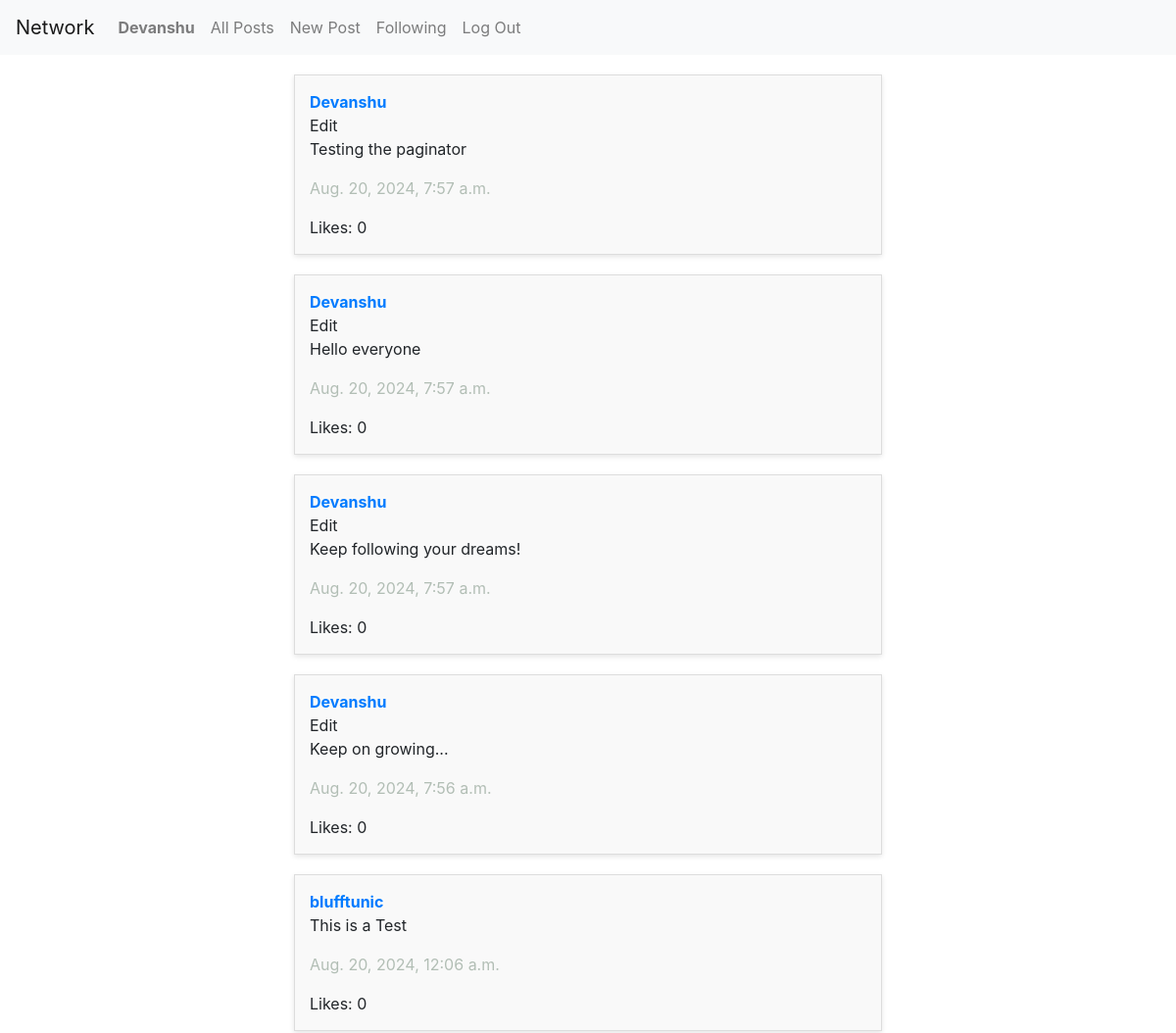
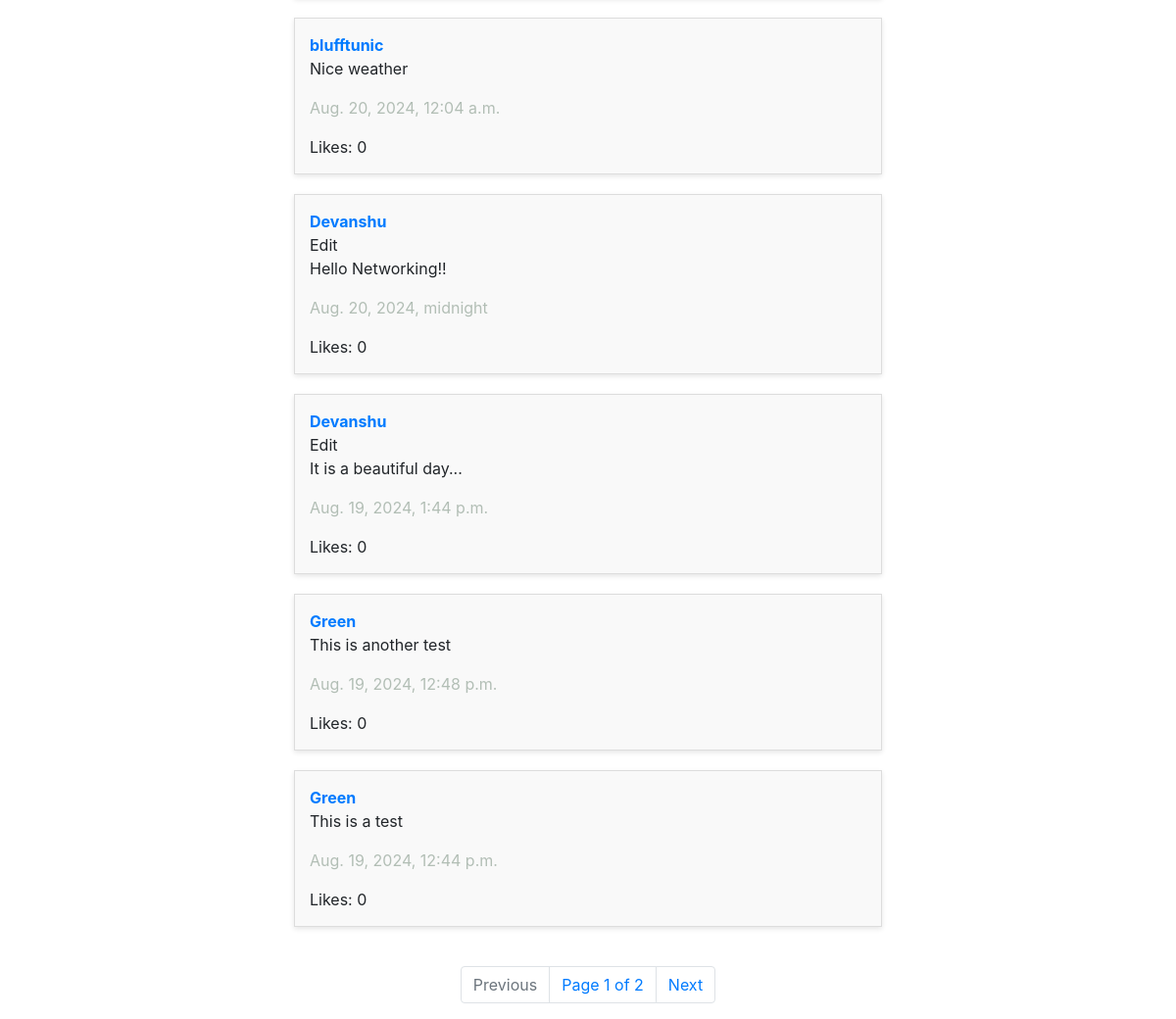
/ (signed in), run on the app's committed database (2 pictures, top to bottom).
### network/models.py (models this page shows, shortened)
class User(AbstractUser):
    followers = models.IntegerField(blank=True, null=True)
    following = models.IntegerField(blank=True, null=True)

class Post(models.Model):
    user = models.ForeignKey(User, on_delete=models.CASCADE, related_name="userpost")
    text = models.TextField()
    likes = models.IntegerField(blank=True, null=True)
    timestamp = models.DateTimeField(auto_now_add=True)

### network/views.py (the view)
# urls.py: path("", views.index, name="index"),
def index(request):
    posts = Post.objects.all().order_by('-id')
    p = Paginator(posts, 10)
    page_number = request.GET.get('page')
    page_obj = p.get_page(page_number)
    try:
        page_obj = p.get_page(page_number)
    except PageNotAnInteger:
        page_obj = p.page(1)
    except EmptyPage:
        page_obj = p.page(p.num_pages)
    return render(request, "network/index.html", {
        "posts":page_obj,
        "page_obj":page_obj
    })

### network/templates/network/index.html
{% extends "network/layout.html" %}
{% block body %}
    <div id="posts">
        {% for post in page_obj %}
            <div id="post">
                <a href="{% url 'profile_page' user_id=post.user.id %}" id="user"><strong>{{ post.user }}</strong></a>
                <br>
                {% if post.user == request.user %}
                    <a>Edit</a>
                {% endif %}
                <p>{{ post.text }}</p>
                <p id="timestamp">{{ post.timestamp }}</p>
                Likes: {{ post.likes }}
            </div>
        {% endfor %}
    </div>
    <nav class="Page-navigation">
        <ul class="pagination">
            {% if page_obj.has_previous %}
                <li class="page-item">
                    <a class="page-link" href="?page={{ page_obj.previous_page_number }}" tabindex="-1">Previous</a>
                </li>
            {% else %}
                <li class="page-item disabled">
                    <a class="page-link" tabindex="-1" aria-disabled="true">Previous</a>
                </li>
            {% endif %}
            <li class="page-link">Page {{ page_obj.number }} of {{ page_obj.paginator.num_pages }}</li>
            {% if page_obj.has_next %}
                <li class="page-item">
                    <a class="page-link" href="?page={{ page_obj.next_page_number }}">Next</a>
                </li>
            {% else %}
                <li class="page-item disabled">
                    <a class="page-link" aria-disabled="true">Next</a>
                </li>
            {% endif %}
        </ul>
    </nav>
{% endblock %}

### network/templates/network/layout.html (shortened to what this page needs)
{% load static %}
<!DOCTYPE html>
<html lang="en">
    <head>
        <link rel="stylesheet" href="https://stackpath.bootstrapcdn.com/bootstrap/4.4.1/css/bootstrap.min.css">
        <link href="{% static 'network/styles.css' %}" rel="stylesheet">
    </head>
    <body>
        <nav class="navbar navbar-expand-lg navbar-light bg-light">
            <a class="navbar-brand" href="{% url 'index' %}">Network</a>
            <div>
              <ul class="navbar-nav mr-auto">
                {% if user.is_authenticated %}
                    <li class="nav-item">
                        <a class="nav-link" href="{% url 'profile_page' user_id=user.id %}"><strong>{{ user.username }}</strong></a>
                    </li>
                {% endif %}
                <li class="nav-item">
                  <a class="nav-link" href="{% url 'index' %}" id="allposts">All Posts</a>
                </li>
                {% if user.is_authenticated %}
                    <li class="nav-item">
                        <a class="nav-link" href="{% url 'new_post' %}" id="newpost">New Post</a>
                    </li>
                    <li class="nav-item">
                        <a class="nav-link" href="#">Following</a>
                    </li>
                    <li class="nav-item">
                        <a class="nav-link" href="{% url 'logout' %}">Log Out</a>
                    </li>
                {% endif %}
              </ul>
            </div>
          </nav>
        <div class="body">
            {% block body %}
            {% endblock %}
        </div>
    </body>
</html>

### network/static/network/styles.css (style rules this page uses)
body { background-image: url("https://images.pexels.com/photos/531880/pexels-photo-531880.jpeg?auto=compress&cs=tinysrgb&w=600https://images.pexels.com/photos/956999/milky-way-starry-sky-night-sky-star-956999.jpeg?auto=compress&cs=tinysrgb&w=600"); background-repeat: no-repeat; background-size: cover; background-position: center; }
#posts { display: flex; flex-direction: column; align-items: center; margin: 20px auto; width: 50%; }
#post { background-color: #f9f9f9; border: 1px solid #ddd; padding: 15px; margin-bottom: 20px; width: 100%; box-shadow: 0px 2px 5px rgba(0, 0, 0, 0.1); }
#user { color: #007bff; text-decoration: none; }
#timestamp { color:#B2BEB5; }
.Page-navigation { display: flex; flex-direction: column; align-items: center; }

### data on the page
User: username "Devanshu"
Post: user "Devanshu", shows "Edit", text "Testing the paginator", timestamp "Aug. 20, 2024, 7:57 a.m.", likes "0"
Post: user "Devanshu", shows "Edit", text "Hello everyone", timestamp "Aug. 20, 2024, 7:57 a.m.", likes "0"
Post: user "Devanshu", shows "Edit", text "Keep following your dreams!", timestamp "Aug. 20, 2024, 7:57 a.m.", likes "0"
Post: user "Devanshu", shows "Edit", text "Keep on growing...", timestamp "Aug. 20, 2024, 7:56 a.m.", likes "0"
Post: user "blufftunic", text "This is a Test", timestamp "Aug. 20, 2024, 12:06 a.m.", likes "0"
Post: user "blufftunic", text "Nice weather", timestamp "Aug. 20, 2024, 12:04 a.m.", likes "0"
Post: user "Devanshu", shows "Edit", text "Hello Networking!!", timestamp "Aug. 20, 2024, midnight", likes "0"
Post: user "Devanshu", shows "Edit", text "It is a beautiful day...", timestamp "Aug. 19, 2024, 1:44 p.m.", likes "0"
Post: user "Green", text "This is another test", timestamp "Aug. 19, 2024, 12:48 p.m.", likes "0"
Post: user "Green", text "This is a test", timestamp "Aug. 19, 2024, 12:44 p.m.", likes "0"

### other printed values
{{ page_obj.number }} "1"
{{ page_obj.paginator.num_pages }} "2"
